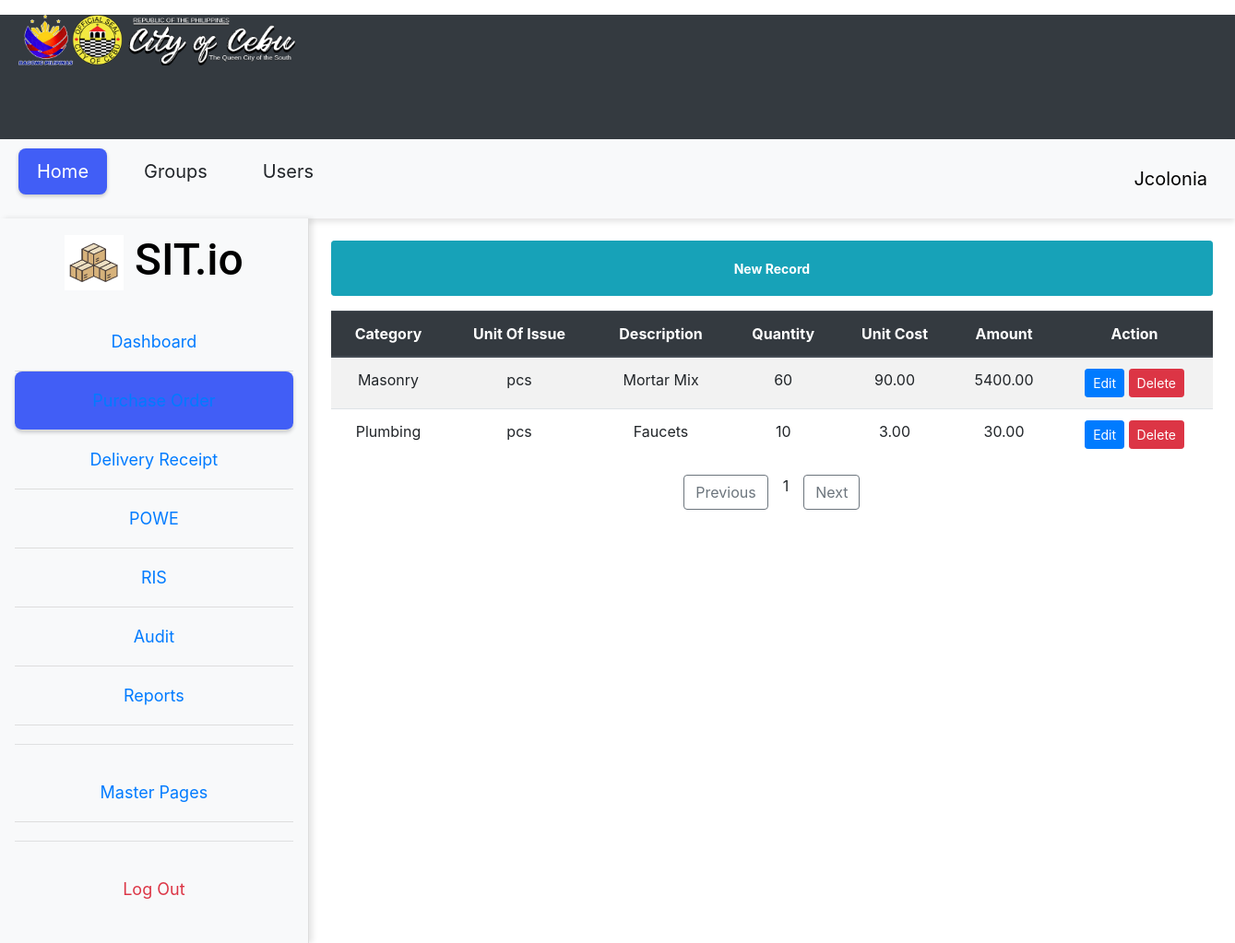
The page /page/view_deatails_purchase_oder.php?id=26 on the database its author committed.
### tables this page shows
CREATE TABLE `pod_items` (
  `id` int(11) NOT NULL,
  `supplier_Id` int(11) DEFAULT NULL,
  `purchase_order_id` int(11) DEFAULT NULL,
  `category` varchar(100) DEFAULT NULL,
  `item_description` varchar(100) DEFAULT NULL,
  `unit_of_measure` varchar(50) DEFAULT NULL,
  `quantity` int(11) DEFAULT NULL,
  `unit_price` decimal(10,2) DEFAULT NULL,
  `amount` decimal(10,2) DEFAULT NULL,
  `serial_Id` int(50) NOT NULL,
  `date_expiry` datetime(6) NOT NULL
);

### util/dbhelper.php (called while the page is built, shortened)
<?php
class DbHelper
{
    private $hostname = "127.0.0.1";
    private $username = "root";
    private $password = "";
    private $database = "inventory_management";
    private $conn;
    public function __construct()
    {
        $this->conn = new mysqli($this->hostname, $this->username, $this->password, $this->database);
    }
public function display_all_pod_items_where_supplier_id($purchase_order_id)
{
    $sql = "SELECT
    purchase_orders.purchase_order_id,
    purchase_orders.purchase_order_number,
    purchase_orders.order_date,
    purchase_orders.mode_of_procurement,
    purchase_orders.procurement_number,
    purchase_orders.procurement_date,
    purchase_orders.place_of_delivery,
    purchase_orders.delivery_date,
    purchase_orders.term_of_delivery,
    purchase_orders.status,
    suppliers.description,
    suppliers.supplier_id,
    pod_items.category,
    pod_items.item_description,
    pod_items.unit_of_measure,
    pod_items.unit_price,
    pod_items.amount,
    pod_items.quantity,
    pod_items.id
FROM
    purchase_orders
LEFT JOIN
    pod_items ON purchase_orders.purchase_order_id = pod_items.purchase_order_id
LEFT JOIN
    suppliers ON purchase_orders.supplier_id = suppliers.supplier_id
WHERE
    purchase_orders.purchase_order_id = ?";
    $stmt = $this->conn->prepare($sql);
    $stmt->bind_param("i", $purchase_order_id);
    if (!$stmt->execute()) {
        die('Execute error: ' . $stmt->error);
    }
    $result = $stmt->get_result();
    $p_order = array();
    while ($row = $result->fetch_assoc()) {
        $p_order[] = (object) $row;
    }
    return $p_order;
}
}

### page/view_deatails_purchase_oder.php (the view, shortened to what this page needs)
<?php
require_once "../util/dbhelper.php";
if (isset($_GET['id'])) {
    $id = $_GET['id'];
} else {
    die("ID is not defined.");
}
$db = new DbHelper();
$unique_id = $db->display_all_pod_items_where_supplier_id($id);
?>
<!DOCTYPE html>
<html lang="en">
<head>
    <link rel="stylesheet" href="../css/style.css">
    <link rel="stylesheet" href="../css/index.css">
    <link rel="stylesheet" href="https://stackpath.bootstrapcdn.com/bootstrap/4.5.2/css/bootstrap.min.css">
</head>
<body>
    <header>
        <div class="logo-title text-center my-3">
        <img src="../img/coclogo.png" width="300" alt="Company Logo" style="margin-right: 87%;">
        </div>
    </header>
    <nav class="main-nav">
        <ul>
            <li>Home</li>
            <li>Groups</li>
            <li>Users</li>
        </ul>
        <div class="profile-section">
        <div style="margin-right:87%; margin-top:10px;" class="logo-title text-center my-3">
        <span>Jcolonia</span>
        </div>
    </nav>
    <div class="container-fluid">
        <div class="row">
            <aside class="col-md-3 sub-menu bg-light p-3 d-flex flex-column align-items-center">
                <h1 class="text-center mb-4">
                    <img src="../img/box.png" height="60" alt="Icon">&nbsp;SIT.io
                </h1>
                <ul class="nav flex-column w-100 text-center">
                    <li class="nav-item">
                        <a class="nav-link" href="../pod.php">Dashboard</a>
                    </li>
                    <li class="nav-item">
                        <a class="nav-link selected" href="../index.php">Purchase Order</a>
                    </li>
                    <li class="nav-item">
                        <a class="nav-link" href="#">Delivery Receipt</a>
                    </li>
                    <li class="nav-item">
                        <a class="nav-link" href="#">POWE</a>
                    </li>
                    <li class="nav-item">
                        <a class="nav-link" href="#">RIS</a>
                    </li>
                    <li class="nav-item">
                        <a class="nav-link" href="#">Audit</a>
                    </li>
                    <li class="nav-item">
                        <a class="nav-link" href="#">Reports</a>
                    </li>
                    <hr class="w-100">
                    <li class="nav-item">
                        <a class="nav-link" href="#">Master Pages</a>
                    </li>
                    <hr class="w-100">
                    <li class="nav-item">
                        <a class="nav-link text-danger" href="../logic/logout.php">Log Out</a>
                    </li>
                </ul>
            </aside>
            <div class="col-md-9 content-wrapper p-4">
                <?php if (!empty($unique_id)) : ?>
                    <button class="details-btn btn btn-info btn-sm w-100 mb-3" style="height: 60px;" onclick="window.location.href='../cnpod.php?supplier_id=<?= urlencode($unique_id[0]->supplier_id); ?>&purchase_order_id=<?= urlencode($unique_id[0]->purchase_order_id); ?>'">
                    <b>New Record</b>
                    </button>
                <?php endif; ?>
                <?php if (empty($unique_id)) : ?>
                    <p class="text-center text-muted font-weight-bold">No purchase records found</p>
                    <button class="details-btn btn btn-info btn-sm" onclick="window.location.href='../cnpod.php?supplier_id=<?= urlencode($unique_id[0]->supplier_id); ?>&purchase_order_id=<?= urlencode($unique_id[0]->purchase_order_id); ?>'">
                        <b>New Record</b>
                    </button>
                <?php else : ?>
                    <table class="table table-striped">
                        <thead class="thead-dark">
                            <tr>
                                <th class="text-center">Category</th>
                                <th class="text-center">Unit Of Issue</th>
                                <th class="text-center">Description</th>
                                <th class="text-center">Quantity</th>
                                <th class="text-center">Unit Cost</th>
                                <th class="text-center">Amount</th>
                                <th class="text-center">Action</th>
                            </tr>
                        </thead>
                        <tbody>
                            <?php foreach ($unique_id as $row) : ?>
                                <tr>
                                    <td class="text-center"><?= htmlspecialchars($row->category); ?></td>
                                    <td class="text-center"><?= htmlspecialchars($row->unit_of_measure); ?></td>
                                    <td class="text-center"><?= htmlspecialchars($row->item_description); ?></td>
                                    <td class="text-center"><?= htmlspecialchars($row->quantity); ?></td>
                                    <td class="text-center"><?= htmlspecialchars($row->unit_price); ?></td>
                                    <td class="text-center"><?= htmlspecialchars($row->amount); ?></td>
                                    <td class="text-center">
                                    <a href="../crud_form/edit_pod.php?id=<?= $row->id ?>&purchase_order_id=<?= $row->purchase_order_id ?>" class="btn btn-primary btn-sm">Edit</a>
                                    <a href="../logic/delete_pod_items.php?id=<?= $row->id ?>&purchase_order_id=<?= $row->purchase_order_id ?>" class="btn btn-danger btn-sm">Delete</a>
                                    </td>
                                </tr>
                            <?php endforeach; ?>
                        </tbody>
                    </table>
                <?php endif; ?>
                <div class="d-flex justify-content-center mt-3">
                    <button class="btn btn-outline-secondary" id="prev-btn">Previous</button>
                    <span class="px-3" id="number-display">1</span>
                    <button class="btn btn-outline-secondary" id="next-btn">Next</button>
                </div>
            </div>
        </div>
    </div>
</body>
</html>

### css/style.css (style rules this page uses)
* { margin: 0; padding: 0; box-sizing: border-box; }
body { font-family: 'Roboto', serif; }
.row::after { content: ""; clear: both; display: table; }
[class*="col-"] { float: left; padding: 20px; }
header { background-color: #343A40; width: 100%; height: 135px; display: flex; align-items: center; padding: 0 20px; color: black; }
.logo-title { font-size: 20px; color: black; }
.main-nav { background-color: #f8f9fa; display: flex; justify-content: space-between; align-items: center; padding: 10px 20px; box-shadow: 0 4px 6px rgba(0, 0, 0, 0.1); }
.main-nav ul { list-style-type: none; display: flex; justify-content: flex-start; }
.main-nav ul li { margin-right: 20px; font-size: 20px; font-weight: 400; padding: 10px 20px; border-radius: 10px; }
.main-nav ul li:first-child { background-color: #415EF6; color: white; border-radius: 8px; box-shadow: 0 2px 4px rgba(0, 0, 0, 0.2); }
.profile-section { display: flex; align-items: center; }
.profile-section span { font-size: 20px; margin-right: 10px; }
.sub-menu { width: 282px; height: 786px; padding: 20px; border-right: 1px solid #ddd; box-shadow: 4px 0 6px rgba(0, 0, 0, 0.1); }
.sub-menu h1 { font-family: 'Roboto', serif; font-size: 48px; color: black; margin-bottom: 20px; }
.sub-menu ul { list-style-type: none; }
.sub-menu ul li { color: black; font-size: 18px; padding: 10px 0; }
.sub-menu ul li:not(:last-child) { border-bottom: 1px solid #ddd; }
.sub-menu hr { margin: 20px 0; }
.sub-menu ul li:nth-child(2) { background-color: #415EF6; color: white; border-radius: 8px; box-shadow: 0 2px 4px rgba(0, 0, 0, 0.2); padding: 10px 20px; }
.sub-menu a { text-decoration: none; }
.btn { padding: 10px 15px; border: none; color: white; border-radius: 5px; cursor: pointer; }

### css/index.css (style rules this page uses)
.details-btn { background-color: #5bc0de; border: none; color: white; padding: 6px 12px; font-size: 14px; cursor: pointer; border-radius: 5px; transition: background-color 0.3s ease; }
button { font-family: 'Arial', sans-serif; margin-right: 5px; }

### rows shown on the page
pod_items: category "Masonry", unit_of_measure "pcs", item_description "Mortar Mix", quantity "60", unit_price "90.00", amount "5400.00"
pod_items: category "Plumbing", unit_of_measure "pcs", item_description "Faucets", quantity "10", unit_price "3.00", amount "30.00"
